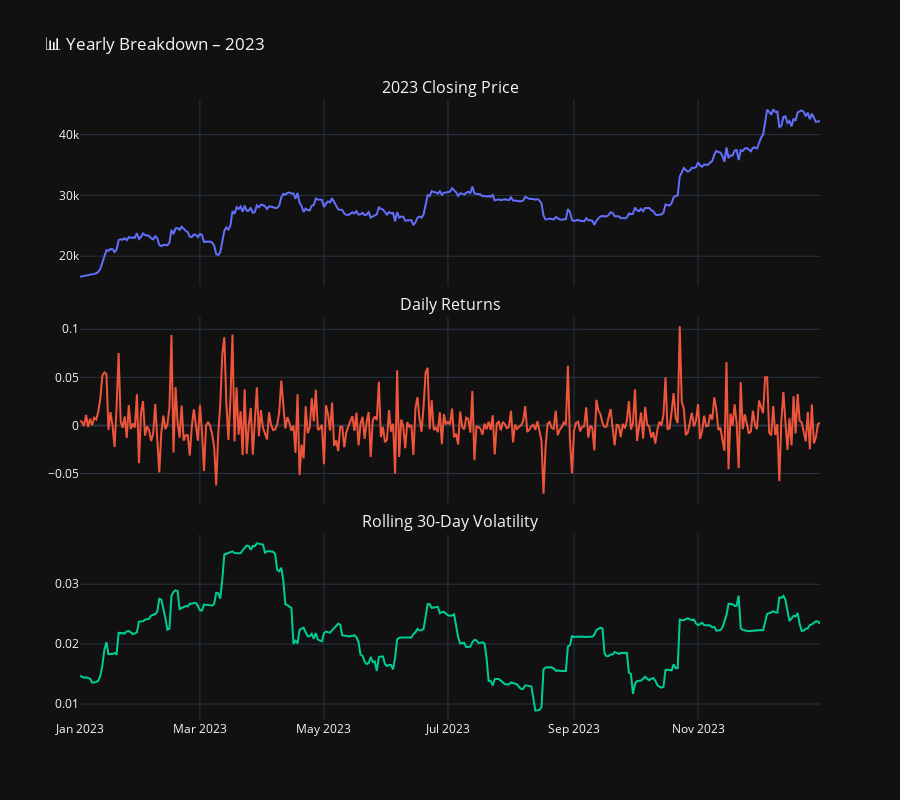

Here is the notebook cell this chart was saved with:
### Markdown cell above
#### 📅 **2023 – Steady Recovery and Sideways Choppiness**

### Code cell
# Plot for 2023
plot_yearly_segment(2023)

### Figure 1 — Plotly figure (JSON) as saved in the notebook; plotly's stock layout.template omitted (floating-point values rounded to 4 significant figures; data arrays with more than 128 entries replaced by an {"elided": "..."} marker saying what was removed)
{"data": [{"mode": "lines", "name": "Close", "type": "scatter", "x": {"elided": "365 str values"}, "xaxis": "x", "y": {"elided": "365 float values"}, "yaxis": "y"}, {"mode": "lines", "name": "Return", "type": "scatter", "x": {"elided": "365 str values"}, "xaxis": "x2", "y": {"elided": "365 float values"}, "yaxis": "y2"}, {"mode": "lines", "name": "Volatility", "type": "scatter", "x": {"elided": "365 str values"}, "xaxis": "x3", "y": {"elided": "365 float values"}, "yaxis": "y3"}], "layout": {"annotations": [{"font": {"size": 16}, "showarrow": false, "text": "2023 Closing Price", "x": 0.5, "xanchor": "center", "xref": "paper", "y": 1, "yanchor": "bottom", "yref": "paper"}, {"font": {"size": 16}, "showarrow": false, "text": "Daily Returns", "x": 0.5, "xanchor": "center", "xref": "paper", "y": 0.65, "yanchor": "bottom", "yref": "paper"}, {"font": {"size": 16}, "showarrow": false, "text": "Rolling 30-Day Volatility", "x": 0.5, "xanchor": "center", "xref": "paper", "y": 0.3, "yanchor": "bottom", "yref": "paper"}], "height": 800, "showlegend": false, "title": {"text": "📊 Yearly Breakdown – 2023"}, "xaxis": {"anchor": "y", "domain": [0, 1], "matches": "x3", "showticklabels": false}, "xaxis2": {"anchor": "y2", "domain": [0, 1], "matches": "x3", "showticklabels": false}, "xaxis3": {"anchor": "y3", "domain": [0, 1]}, "yaxis": {"anchor": "x", "domain": [0.7, 1]}, "yaxis2": {"anchor": "x2", "domain": [0.35, 0.65]}, "yaxis3": {"anchor": "x3", "domain": [0, 0.3]}}}
